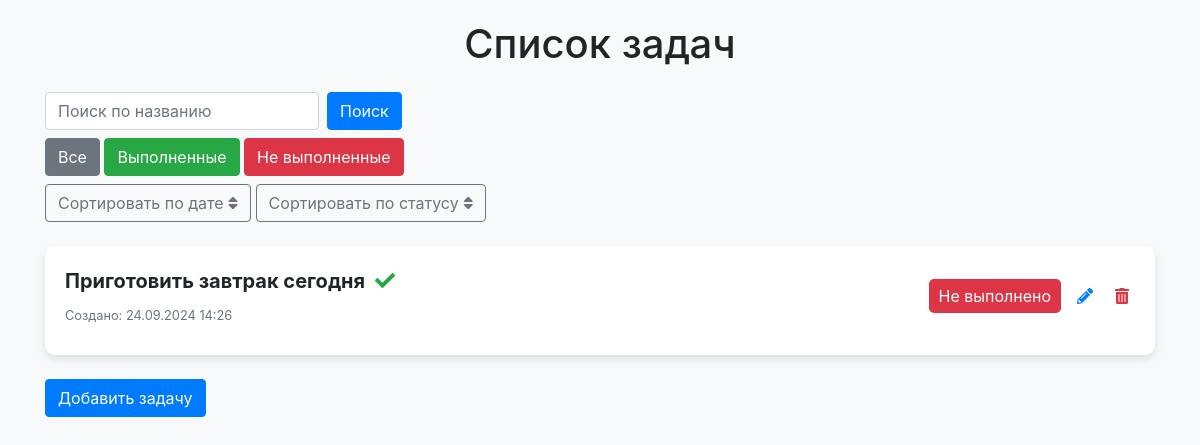
Screenshot of /?status=completed with the database file from the repository.
### todo/models.py (models this page shows, shortened)
class Task(models.Model):
    title = models.CharField(max_length=200)
    completed = models.BooleanField(default=False)
    created_at = models.DateTimeField(auto_now_add=True)

### todo/views.py (the view)
# urls.py: path('', views.task_list, name='task_list'),
def task_list(request):
    status = request.GET.get('status', 'all')
    sort_by = request.GET.get('sort_by', 'created_at')
    sort_order = request.GET.get('sort_order', 'asc')
    search = request.GET.get('search', '').lower()
    if status == 'completed':
        tasks = Task.objects.filter(completed=True)
    elif status == 'not_completed':
        tasks = Task.objects.filter(completed=False)
    else:
        tasks = Task.objects.all()
    if search:
        tasks = [task for task in tasks if search in task.title.lower()]
    if sort_by == 'created_at':
        tasks = sorted(tasks, key=lambda task: task.created_at, reverse=(sort_order == 'desc'))
    elif sort_by == 'completed':
        tasks = sorted(tasks, key=lambda task: (task.completed, task.created_at), reverse=(sort_order == 'desc'))
    return render(request, 'todo/task_list.html', {'tasks': tasks})

### todo/templates/todo/task_list.html (shortened to what this page needs)
<!DOCTYPE html>
<html lang="en">
<head>
    <link href="https://stackpath.bootstrapcdn.com/bootstrap/4.5.2/css/bootstrap.min.css" rel="stylesheet">
    <link rel="stylesheet" href="https://cdnjs.cloudflare.com/ajax/libs/font-awesome/5.15.3/css/all.min.css">
</head>
<body>
    <div class="container">
        <h1 class="text-center mb-4">Список задач</h1>
        <div class="mb-4">
            <form method="GET" class="form-inline">
                <input type="text" name="search" class="form-control mr-2" placeholder="Поиск по названию" id="searchInput">
                <button type="submit" class="btn btn-primary">Поиск</button>
            </form>
            <div class="mt-2">
                <a href="?status=all" class="btn btn-secondary">Все</a>
                <a href="?status=completed" class="btn btn-success">Выполненные</a>
                <a href="?status=not_completed" class="btn btn-danger">Не выполненные</a>
                <div class="mt-2">
                    <a href="#" class="btn btn-outline-secondary sort-by" data-sort-by="created_at">Сортировать по дате <i class="fas fa-sort"></i></a>
                    <a href="#" class="btn btn-outline-secondary sort-by" data-sort-by="completed">Сортировать по статусу <i class="fas fa-sort"></i></a>
                </div>
            </div>
        </div>
        <div class="task-list" id="taskList">
            {% for task in tasks %}
                <div class="task-item d-flex justify-content-between align-items-center">
                    <div>
                        <div class="task-title">
                            {{ task.title }}
                            {% if task.completed %}
                                <i class="fas fa-check task-icon"></i>
                            {% endif %}
                        </div>
                        <div class="task-created-at">Создано: {{ task.created_at|date:"d.m.Y H:i" }}</div>
                    </div>
                    <div class="task-actions">
                        <button class="complete-task {% if task.completed %}completed{% endif %}" data-task-id="{{ task.id }}">
                            {% if task.completed %}Не выполнено{% else %}Выполнено{% endif %}
                        </button>
                        <button class="edit-task" data-task-id="{{ task.id }}"><i class="fas fa-pencil-alt"></i></button>
                        <button class="delete-task" data-task-id="{{ task.id }}"><i class="fas fa-trash-alt"></i></button>
                    </div>
                </div>
            {% endfor %}
        </div>
        <div class="mt-4">
            <button type="button" class="btn btn-primary" data-toggle="modal" data-target="#addTaskModal">
                Добавить задачу
            </button>
        </div>
    </div>
</body>
</html>

### todo/templates/todo/task_list.html (style rules this page uses)
body { padding: 20px; background-color: #f8f9fa; }
.task-item { margin-bottom: 10px; transition: background-color 0.3s ease; }
.task-list { background-color: #fff; border-radius: 10px; padding: 20px; box-shadow: 0 4px 8px rgba(0, 0, 0, 0.1); }
.task-title { font-size: 1.25rem; font-weight: bold; margin-bottom: 10px; display: flex; align-items: center; }
.task-title .task-icon { margin-left: 10px; color: #28a745; }
.task-actions { display: flex; align-items: center; }
.delete-task { background: none; border: none; color: #dc3545; cursor: pointer; transition: color 0.3s ease; }
.task-created-at { font-size: 0.8rem; color: #6c757d; }
.complete-task { background-color: #28a745; color: #fff; border: none; padding: 5px 10px; border-radius: 5px; cursor: pointer; margin-right: 10px; transition: background-color 0.3s ease; }
.complete-task.completed { background-color: #dc3545; }
.edit-task { background: none; border: none; color: #007bff; cursor: pointer; margin-right: 10px; transition: color 0.3s ease; }

### rows the page displays
Task: title "Приготовить завтрак сегодня", completed True (drawn), created_at "24.09.2024 14:26"
